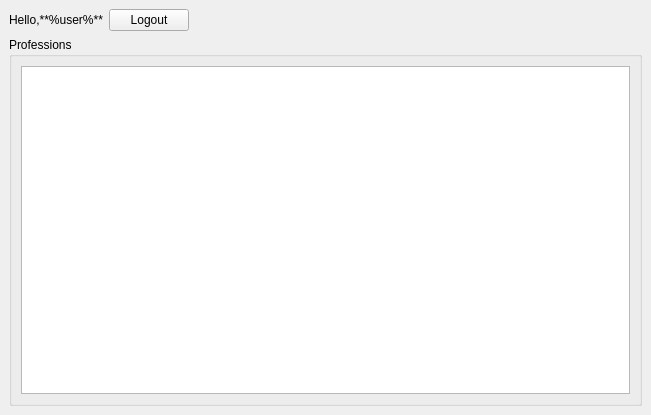
<?xml version="1.0" encoding="UTF-8"?>
<ui version="4.0">
 <class>WorkerPanel</class>
 <widget class="QMainWindow" name="WorkerPanel">
  <property name="geometry">
   <rect>
    <x>0</x>
    <y>0</y>
    <width>651</width>
    <height>415</height>
   </rect>
  </property>
  <property name="windowTitle">
   <string>MainWindow</string>
  </property>
  <widget class="QWidget" name="centralwidget">
   <layout class="QFormLayout" name="formLayout">
    <item row="0" column="0">
     <widget class="QLabel" name="user">
      <property name="sizePolicy">
       <sizepolicy hsizetype="Maximum" vsizetype="Preferred">
        <horstretch>0</horstretch>
        <verstretch>0</verstretch>
       </sizepolicy>
      </property>
      <property name="text">
       <string>Hello,**%user%**</string>
      </property>
      <property name="textFormat">
       <enum>Qt::MarkdownText</enum>
      </property>
     </widget>
    </item>
    <item row="0" column="1">
     <widget class="QPushButton" name="btnLogout">
      <property name="sizePolicy">
       <sizepolicy hsizetype="Fixed" vsizetype="Fixed">
        <horstretch>0</horstretch>
        <verstretch>0</verstretch>
       </sizepolicy>
      </property>
      <property name="text">
       <string>Logout</string>
      </property>
     </widget>
    </item>
    <item row="1" column="0" colspan="2">
     <widget class="QGroupBox" name="professionsGroup">
      <property name="sizePolicy">
       <sizepolicy hsizetype="Preferred" vsizetype="MinimumExpanding">
        <horstretch>0</horstretch>
        <verstretch>0</verstretch>
       </sizepolicy>
      </property>
      <property name="title">
       <string>Professions</string>
      </property>
      <layout class="QGridLayout" name="gridLayout_3">
       <item row="0" column="0" rowspan="2">
        <widget class="QTableView" name="userProfessions">
         <property name="selectionMode">
          <enum>QAbstractItemView::SingleSelection</enum>
         </property>
         <property name="selectionBehavior">
          <enum>QAbstractItemView::SelectRows</enum>
         </property>
         <attribute name="horizontalHeaderCascadingSectionResizes">
          <bool>true</bool>
         </attribute>
        </widget>
       </item>
      </layout>
     </widget>
    </item>
   </layout>
  </widget>
 </widget>
 <resources/>
 <connections/>
</ui>
